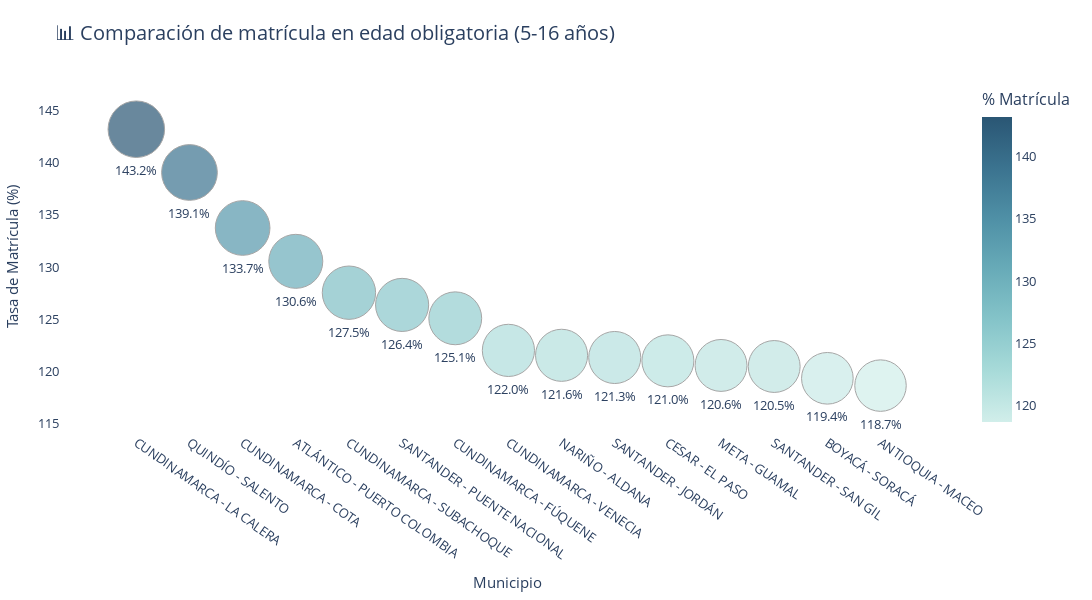

Source (notebook cell):
### Code cell
import plotly.express as px
import pandas as pd

# Leer datos
df_escolaridad = pd.read_sql_query(query1, conn)

# Top 15 por tasa de escolaridad
df_top15 = df_escolaridad.sort_values(by='pct_escolaridad', ascending=False).head(15)

# Etiqueta completa
df_top15['ubicacion'] = df_top15['departamento'].str.strip() + ' - ' + df_top15['municipio'].str.strip()

# Gráfico tipo burbujas vertical
fig = px.scatter(
    df_top15,
    x='ubicacion',
    y='pct_escolaridad',
    size='pct_escolaridad',
    color='pct_escolaridad',
    hover_name='ubicacion',
    size_max=40,  # 🔵 BURBUJAS MÁS PEQUEÑAS
    text='pct_escolaridad',
    title='📊 Comparación de matrícula en edad obligatoria (5-16 años)',
    labels={'ubicacion': 'Municipio', 'pct_escolaridad': 'Tasa de Matrícula (%)'},
    color_continuous_scale='Teal'
)

# Ajustes visuales
fig.update_traces(
    texttemplate='%{text:.1f}%',
    textposition='bottom center',
    marker=dict(line=dict(width=1, color='gray'))
)

fig.update_layout(
    width=1200,              # 📏 ANCHO DEL GRÁFICO
    height=600,              # 📏 ALTO DEL GRÁFICO
    xaxis_tickangle=35,
    xaxis_tickfont=dict(size=13),  # 🔠 FUENTE MÁS GRANDE
    yaxis_tickfont=dict(size=13),
    yaxis_title_font=dict(size=15),
    xaxis_title_font=dict(size=15),
    plot_bgcolor='white',
    font=dict(size=13),
    margin=dict(l=40, r=40, t=80, b=160),
    title_font_size=20,
    coloraxis_colorbar=dict(title='% Matrícula')
)

fig.show()

### Figure 1 — Plotly figure (JSON) as saved in the notebook; plotly's stock layout.template omitted (floating-point values rounded to 4 significant figures)
{"data": [{"hovertemplate": "<b>%{hovertext}</b><br><br>Municipio=%{x}<br>Tasa de Matrícula (%)=%{marker.color}<extra></extra>", "hovertext": ["CUNDINAMARCA - LA CALERA", "QUINDÍO - SALENTO", "CUNDINAMARCA - COTA", "ATLÁNTICO - PUERTO COLOMBIA", "CUNDINAMARCA - SUBACHOQUE", "SANTANDER - PUENTE NACIONAL", "CUNDINAMARCA - FÚQUENE", "CUNDINAMARCA - VENECIA", "NARIÑO - ALDANA", "SANTANDER - JORDÁN", "CESAR - EL PASO", "META - GUAMAL", "SANTANDER - SAN GIL", "BOYACÁ - SORACÁ", "ANTIOQUIA - MACEO"], "legendgroup": "", "marker": {"color": [143.2, 139.1, 133.7, 130.6, 127.5, 126.4, 125.1, 122.0, 121.6, 121.3, 121.0, 120.6, 120.5, 119.4, 118.7], "coloraxis": "coloraxis", "line": {"color": "gray", "width": 1}, "size": [143.2, 139.1, 133.7, 130.6, 127.5, 126.4, 125.1, 122.0, 121.6, 121.3, 121.0, 120.6, 120.5, 119.4, 118.7], "sizemode": "area", "sizeref": 0.08949, "symbol": "circle"}, "mode": "markers+text", "name": "", "orientation": "v", "showlegend": false, "text": [143.2, 139.1, 133.7, 130.6, 127.5, 126.4, 125.1, 122.0, 121.6, 121.3, 121.0, 120.6, 120.5, 119.4, 118.7], "textposition": "bottom center", "texttemplate": "%{text:.1f}%", "type": "scatter", "x": ["CUNDINAMARCA - LA CALERA", "QUINDÍO - SALENTO", "CUNDINAMARCA - COTA", "ATLÁNTICO - PUERTO COLOMBIA", "CUNDINAMARCA - SUBACHOQUE", "SANTANDER - PUENTE NACIONAL", "CUNDINAMARCA - FÚQUENE", "CUNDINAMARCA - VENECIA", "NARIÑO - ALDANA", "SANTANDER - JORDÁN", "CESAR - EL PASO", "META - GUAMAL", "SANTANDER - SAN GIL", "BOYACÁ - SORACÁ", "ANTIOQUIA - MACEO"], "xaxis": "x", "y": [143.2, 139.1, 133.7, 130.6, 127.5, 126.4, 125.1, 122.0, 121.6, 121.3, 121.0, 120.6, 120.5, 119.4, 118.7], "yaxis": "y"}], "layout": {"coloraxis": {"colorbar": {"title": {"text": "% Matrícula"}}, "colorscale": [[0, "rgb(209, 238, 234)"], [0.1667, "rgb(168, 219, 217)"], [0.3333, "rgb(133, 196, 201)"], [0.5, "rgb(104, 171, 184)"], [0.6667, "rgb(79, 144, 166)"], [0.8333, "rgb(59, 115, 143)"], [1, "rgb(42, 86, 116)"]]}, "font": {"size": 13}, "height": 600, "legend": {"itemsizing": "constant", "tracegroupgap": 0}, "margin": {"b": 160, "l": 40, "r": 40, "t": 80}, "plot_bgcolor": "white", "title": {"font": {"size": 20}, "text": "📊 Comparación de matrícula en edad obligatoria (5-16 años)"}, "width": 1200, "xaxis": {"anchor": "y", "domain": [0, 1], "tickangle": 35, "tickfont": {"size": 13}, "title": {"font": {"size": 15}, "text": "Municipio"}}, "yaxis": {"anchor": "x", "domain": [0, 1], "tickfont": {"size": 13}, "title": {"font": {"size": 15}, "text": "Tasa de Matrícula (%)"}}}}
